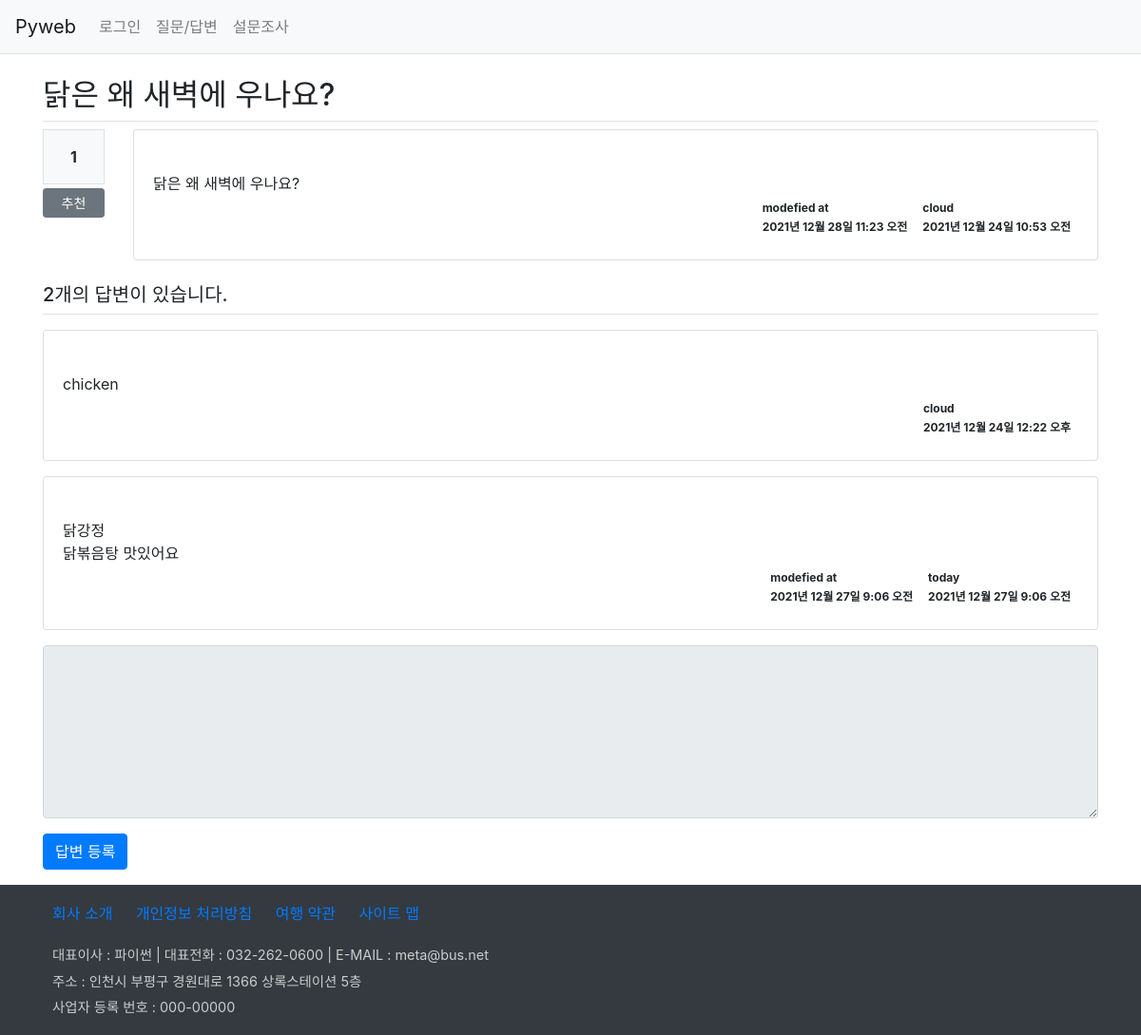
The app's page /board/26/ with its own data.
### board/models.py (models this page shows, shortened)
class Question(models.Model):
    author = models.ForeignKey(User, on_delete=models.CASCADE, related_name='author_question')
    subject = models.CharField(max_length=100)  #제목 칼럼
    content = models.TextField()                #질문 내용
    create_date = models.DateTimeField()        #질문 작성일
    modify_date = models.DateTimeField(null=True, blank=True)  #질문 수정일
    voter = models.ManyToManyField(User, related_name='voter_question')   #추천수(다대다관계)

class Answer(models.Model):
    author = models.ForeignKey(User, on_delete=models.CASCADE)
    question = models.ForeignKey(Question, on_delete=models.CASCADE) #외래키, 제목
    content = models.TextField()          #답변 내용
    create_date = models.DateTimeField()  #답변 작성일
    modify_date = models.DateTimeField(null=True, blank=True)

### board/views.py (the view)
# urls.py: path('<int:question_id>/', views.detail, name='detail'),
def detail(request, question_id):
    question = get_object_or_404(Question, pk=question_id)
    return render(request, 'board/detail.html', {'question':question})

### templates/board/detail.html (shortened to what this page needs)
{% extends 'base.html' %}
{% block content %}
<div class="container my-3">
    <h2 class="border-bottom py-2">{{ question.subject }}</h2>
    <div class="row">
        <div class="col-1">
            <div class="bg-light text-center border font-weight-bolder p-3">
                {{ question.voter.count }}
            </div>
            <a href="#" data-uri="{% url 'board:vote_question' question.id %}"
               class="recommend btn btn-sm btn-secondary btn-block my-1">추천</a>
        </div>
        <div class="col-11">
            <div class="card">
                <div class="card-body">
                    <div class="card-text" style="white-space:pre-line">
                        {{ question.content }}
                    </div>
                    <div class="d-flex justify-content-end">
                        {% if question.modify_date %}
                        <div class="badge bagde-light text-left p-2">
                            <div class="mb-2">modefied at</div>
                            <div>{{ question.modify_date }}</div>
                        </div>
                        {% endif %}
                        <div class="badge bagde-light text-left p-2">
                            <div class="mb-2">{{ question.author }}</div>
                            <div>{{ question.create_date }}</div>
                        </div>
                    </div>
                </div>
            </div>
        </div>
    </div>
    <h5 class="border-bottom my-3 py-2">
        {{ question.answer_set.count }}개의 답변이 있습니다.
    </h5>
    {% for answer in question.answer_set.all %}
    <div class="card my-3">
        <div class="card-body">
            <div class="card-text" style="white-space:pre-line">
                {{ answer.content }}
            </div>
            <div class="d-flex justify-content-end">
                {% if answer.modify_date %}
                <div class="badge bagde-light text-left p-2">
                    <div class="mb-2">modefied at</div>
                    <div>{{ answer.modify_date }}</div>
                </div>
                {% endif %}
                <div class="badge bagde-light text-left p-2">
                    <div class="mb-2">{{ answer.author }}</div>
                    <div>{{ answer.create_date }}</div>
                </div>
            </div>
        </div>
    </div>
    {% endfor %}
    <form action="{% url 'board:answer_create' question.id %}" method="post">
        <div class="form-group">
            <textarea name="content" rows="7" cols="50" class="form-control"
                        {% if not user.is_authenticated %}
                            disabled
                        {% endif %}></textarea>
        </div>
        <input type="submit" value="답변 등록" class="btn btn-primary">
    </form>
</div>
{% endblock %}

### records on screen
Question: subject "닭은 왜 새벽에 우나요?", voter.count "1", content "닭은 왜 새벽에 우나요?", modify_date "2021년 12월 28일 11:23 오전", author "cloud", create_date "2021년 12월 24일 10:53 오전", answer_set.count "2"
Answer: content "chicken", author "cloud", create_date "2021년 12월 24일 12:22 오후"
Answer: content "닭강정 닭볶음탕 맛있어요", modify_date "2021년 12월 27일 9:06 오전", author "today", create_date "2021년 12월 27일 9:06 오전"
